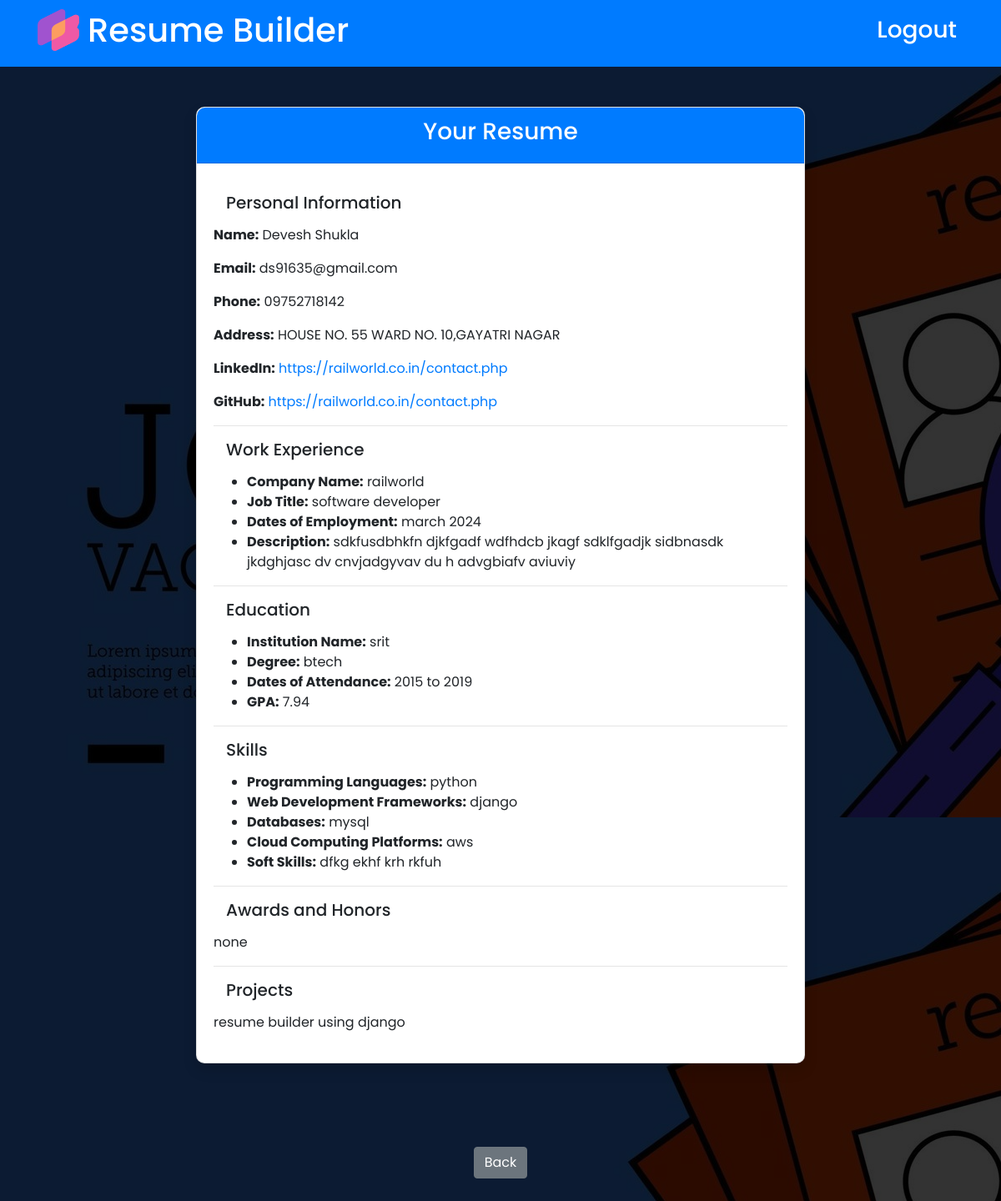
The app's page /resume_detail/ (signed in) with its own data.
### resume/models.py (models this page shows)
class Resume(models.Model):
    user = models.OneToOneField(User, on_delete=models.CASCADE)
    full_name = models.CharField(max_length=100)
    email = models.EmailField()
    phone = models.CharField(max_length=15)
    address = models.TextField()
    linkedin_profile = models.URLField(blank=True, null=True)
    github_profile = models.URLField(blank=True, null=True)
    company_name = models.CharField(max_length=100, blank=True, null=True)
    job_title = models.CharField(max_length=100, blank=True, null=True)
    employment_dates = models.CharField(max_length=100, blank=True, null=True)
    job_description = models.TextField(blank=True, null=True)
    institution_name = models.CharField(max_length=100, blank=True, null=True)
    degree = models.CharField(max_length=100, blank=True, null=True)
    attendance_dates = models.CharField(max_length=100, blank=True, null=True)
    gpa = models.CharField(max_length=10, blank=True, null=True)
    programming_languages = models.TextField(blank=True, null=True)
    web_frameworks = models.TextField(blank=True, null=True)
    databases = models.TextField(blank=True, null=True)
    cloud_platforms = models.TextField(blank=True, null=True)
    soft_skills = models.TextField(blank=True, null=True)
    awards = models.TextField(blank=True, null=True)
    projects = models.TextField(blank=True, null=True)

### resume/views.py (the view)
# urls.py: path('resume_detail/', views.resume_detail, name='resume_detail'),
@login_required
def resume_detail(request):
    resume = get_object_or_404(Resume, user=request.user)
    return render(request, 'resume_detail.html', {'resume': resume})

### resume/templates/resume_detail.html
{% extends 'base.html' %}
{% block content %}
<div class="container mt-5">
    <div class="row justify-content-center">
        <div class="col-md-8">
            <div class="card shadow">
                <div class="card-header bg-primary text-white text-center">
                    <h3>Your Resume</h3>
                </div>
                <div class="card-body">
                    <h5>Personal Information</h5>
                    <p><strong>Name:</strong> {{ resume.full_name }}</p>
                    <p><strong>Email:</strong> {{ resume.email }}</p>
                    <p><strong>Phone:</strong> {{ resume.phone }}</p>
                    <p><strong>Address:</strong> {{ resume.address }}</p>
                    <p><strong>LinkedIn:</strong> <a href="{{ resume.linkedin_profile }}" target="_blank">{{ resume.linkedin_profile }}</a></p>
                    <p><strong>GitHub:</strong> <a href="{{ resume.github_profile }}" target="_blank">{{ resume.github_profile }}</a></p>
                    <hr>
                    <h5>Work Experience</h5>
                    <ul>
                        <li><strong>Company Name:</strong> {{ resume.company_name }}</li>
                        <li><strong>Job Title:</strong> {{ resume.job_title }}</li>
                        <li><strong>Dates of Employment:</strong> {{ resume.employment_dates }}</li>
                        <li><strong>Description:</strong> {{ resume.job_description }}</li>
                    </ul>
                    <hr>
                    <h5>Education</h5>
                    <ul>
                        <li><strong>Institution Name:</strong> {{ resume.institution_name }}</li>
                        <li><strong>Degree:</strong> {{ resume.degree }}</li>
                        <li><strong>Dates of Attendance:</strong> {{ resume.attendance_dates }}</li>
                        <li><strong>GPA:</strong> {{ resume.gpa }}</li>
                    </ul>
                    <hr>
                    <h5>Skills</h5>
                    <ul>
                        <li><strong>Programming Languages:</strong> {{ resume.programming_languages }}</li>
                        <li><strong>Web Development Frameworks:</strong> {{ resume.web_frameworks }}</li>
                        <li><strong>Databases:</strong> {{ resume.databases }}</li>
                        <li><strong>Cloud Computing Platforms:</strong> {{ resume.cloud_platforms }}</li>
                        <li><strong>Soft Skills:</strong> {{ resume.soft_skills }}</li>
                    </ul>
                    <hr>
                    <h5>Awards and Honors</h5>
                    <p>{{ resume.awards }}</p>
                    <hr>
                    <h5>Projects</h5>
                    <p>{{ resume.projects }}</p>
                </div>
            </div>
            <div class="text-center mt-3">
                <a href="{% url 'homepage' %}" class="btn btn-secondary" style="margin-bottom:50px;">Back</a>
            </div>
        </div>
    </div>
</div>
{% endblock %}

### resume/templates/base.html (shortened to what this page needs)
<!DOCTYPE html>
<html lang="en">
<head>
    {% load static %}
    <link rel="stylesheet" href="https://stackpath.bootstrapcdn.com/bootstrap/4.5.2/css/bootstrap.min.css">
    <link rel="stylesheet" href="{% static 'css/styles.css' %}">
</head>
<body>
    <nav class="navbar navbar-expand-lg navbar-light bg-primary fixed-top ">
        <div class="container">
            <img src="{% static 'images/press-banner.png' %}">
            <a class="navbar-brand mx-auto" href="#">
                <h1>Resume Builder</h1>
            </a>
            <div class="collapse navbar-collapse" id="navbarNav">
                <ul class="navbar-nav ml-auto nav-underline">
                    {% if user.is_authenticated %}
                    <li class="nav-item">
                        <a class="nav-link" href="{% url 'logout' %}">
                            <h3>Logout</h3>
                        </a>
                    </li>
                    {% endif %}
                </ul>
            </div>
        </div>
    </nav>
    <div class="container-body mt-4">
        {% block content %}
        {% endblock %}
    </div>
</body>
</html>

### resume/static/css/styles.css (style rules this page uses)
body { padding-top: 30px; font-family: "Poppins", sans-serif; font-weight: 400; font-style: normal; }
.navbar { height: 80px; }
.container img { height: 50px; width: 50px; margin-right: 10px; margin-bottom: 8px; ; }
.container .navbar-brand { color: white; }
.navbar-collapse .navbar-nav .nav-item a { color: white; }
.container-body { background: rgba(0, 0, 0, 0.8); }
.card { border-radius: 10px; margin-top: 50px; margin-bottom: 100px; }
.card .card-header { border-top-left-radius: 10px; border-top-right-radius: 10px; }
.card-body h5 { margin: 15px; }

### records on screen
Resume: full_name "Devesh Shukla", email "ds91635@gmail.com", phone "09752718142", address "HOUSE NO. 55 WARD NO. 10,GAYATRI NAGAR", linkedin_profile "https://railworld.co.in/contact.php", github_profile "https://railworld.co.in/contact.php", company_name "railworld", job_title "software developer", employment_dates "march 2024", job_description "sdkfusdbhkfn djkfgadf wdfhdcb jkagf sdklfgadjk sidbnasdk jkdghjasc dv cnvjadgyvav du h advgbiafv aviuviy", institution_name "srit", degree "btech", attendance_dates "2015 to 2019", gpa "7.94", programming_languages "python", web_frameworks "django", databases "mysql", cloud_platforms "aws", soft_skills "dfkg ekhf krh rkfuh", awards "none", projects "resume builder using django"
